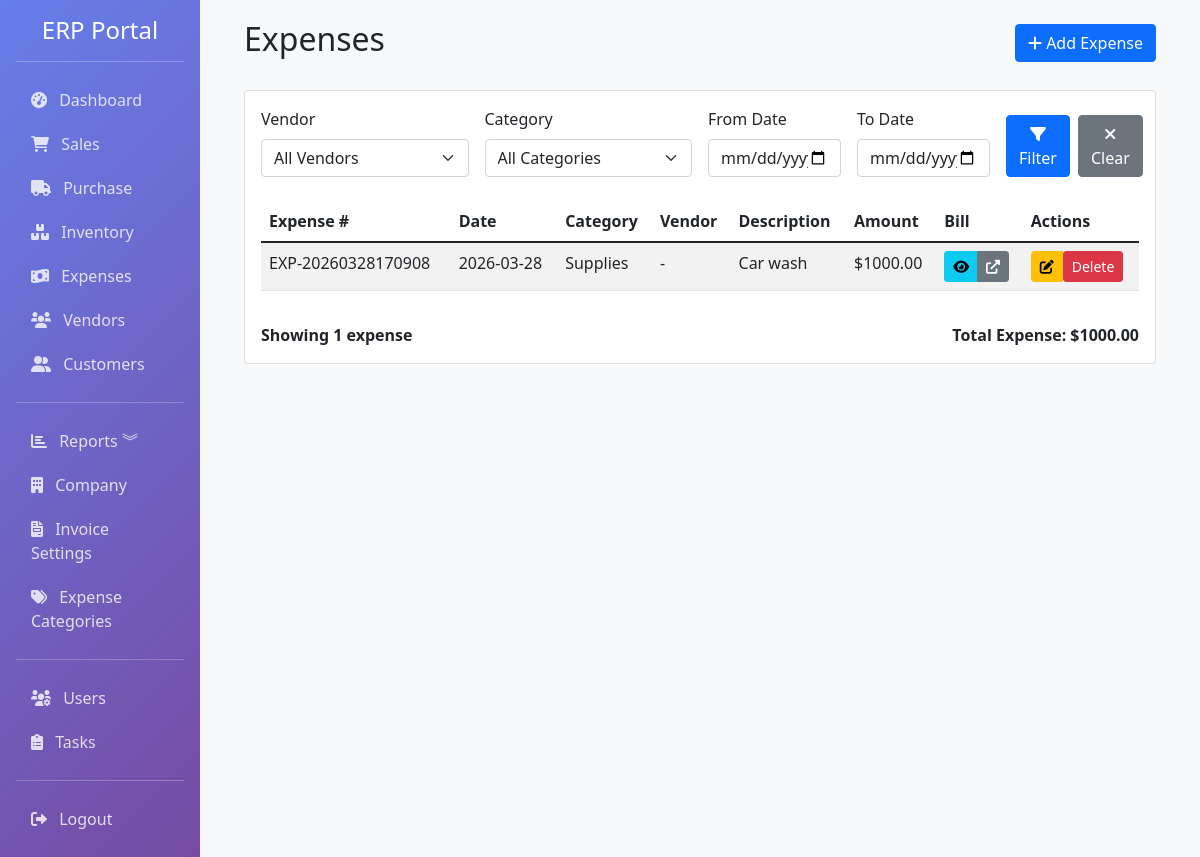
/accounting/expenses (signed in), run on the app's committed database.
### app/models.py (models this page shows, shortened)
class Expense(db.Model):
    __tablename__ = 'expenses'
    id = db.Column(db.Integer, primary_key=True)
    expense_number = db.Column(db.String(50), unique=True, index=True)
    date = db.Column(db.DateTime, default=datetime.utcnow, index=True)
    category_id = db.Column(db.Integer, db.ForeignKey('expense_categories.id'), index=True)
    vendor_id = db.Column(db.Integer, db.ForeignKey('vendors.id'), index=True, nullable=True)
    description = db.Column(db.Text)
    amount = db.Column(db.Float, nullable=False)
    payment_method = db.Column(db.String(50))
    reference = db.Column(db.String(100))
    bill_image_path = db.Column(db.String(255))  # Path to bill image
    notes = db.Column(db.Text)
    created_by = db.Column(db.Integer, db.ForeignKey('users.id'))
    created_at = db.Column(db.DateTime, default=datetime.utcnow)
    vendor = db.relationship('Vendor', backref='expenses', lazy=True)

class ExpenseCategory(db.Model):
    __tablename__ = 'expense_categories'
    id = db.Column(db.Integer, primary_key=True)
    name = db.Column(db.String(100), nullable=False, unique=True, index=True)
    description = db.Column(db.Text)
    is_active = db.Column(db.Boolean, default=True)
    created_at = db.Column(db.DateTime, default=datetime.utcnow)
    expenses = db.relationship('Expense', backref='expense_category', lazy=True)

### app/routes/accounting.py (the view)
@bp.route('/expenses')
@login_required
def expenses():
    vendor_id = request.args.get('vendor_id', type=int)
    category_id = request.args.get('category_id', type=int)
    start_date = request.args.get('start_date')
    end_date = request.args.get('end_date')
    query = Expense.query
    if vendor_id:
        query = query.filter(Expense.vendor_id == vendor_id)
    if category_id:
        query = query.filter(Expense.category_id == category_id)
    if start_date:
        start_datetime = datetime.strptime(start_date, '%Y-%m-%d')
        query = query.filter(Expense.date >= start_datetime)
    if end_date:
        end_datetime = datetime.strptime(end_date, '%Y-%m-%d')
        end_datetime = end_datetime + timedelta(days=1)
        query = query.filter(Expense.date < end_datetime)
    expenses = query.order_by(Expense.date.desc()).all()
    total_expense = sum(e.amount for e in expenses)
    categories = ExpenseCategory.query.filter_by(is_active=True).order_by(ExpenseCategory.name).all()
    vendors = Vendor.query.filter_by(is_active=True).order_by(Vendor.name).all()
    return render_template('accounting/expenses.html',
                         expenses=expenses,
                         total_expense=total_expense,
                         categories=categories,
                         vendors=vendors,
                         selected_vendor=vendor_id,
                         selected_category=category_id,
                         selected_start_date=start_date,
                         selected_end_date=end_date)

### app/models.py (called while the page is built)
    @property
    def is_admin(self):
        return self.role == 'admin'

### app/templates/accounting/expenses.html (shortened to what this page needs)
{% extends "base.html" %}
{% block content %}
<div class="container-fluid">
    <div class="d-flex justify-content-between align-items-center mb-4">
        <h2>Expenses</h2>
        <a href="{{ url_for('accounting.add_expense') }}" class="btn btn-primary"><i class="fas fa-plus"></i> Add Expense</a>
    </div>
    <div class="card">
        <div class="card-body">
            <form method="GET" class="row g-3 mb-4">
                <div class="col-md-3">
                    <label for="vendor_id" class="form-label">Vendor</label>
                    <select name="vendor_id" id="vendor_id" class="form-select">
                        <option value="">All Vendors</option>
                    </select>
                </div>
                <div class="col-md-3">
                    <label for="category_id" class="form-label">Category</label>
                    <select name="category_id" id="category_id" class="form-select">
                        <option value="">All Categories</option>
                    </select>
                </div>
                <div class="col-md-2">
                    <label for="start_date" class="form-label">From Date</label>
                    <input type="date" name="start_date" id="start_date" class="form-control" value="{{ selected_start_date or '' }}">
                </div>
                <div class="col-md-2">
                    <label for="end_date" class="form-label">To Date</label>
                    <input type="date" name="end_date" id="end_date" class="form-control" value="{{ selected_end_date or '' }}">
                </div>
                <div class="col-md-2 d-flex align-items-end">
                    <button type="submit" class="btn btn-primary me-2"><i class="fas fa-filter"></i> Filter</button>
                    <a href="{{ url_for('accounting.expenses') }}" class="btn btn-secondary"><i class="fas fa-times"></i> Clear</a>
                </div>
            </form>
            <div class="table-responsive">
                <table class="table table-striped">
                    <thead>
                        <tr>
                            <th>Expense #</th>
                            <th>Date</th>
                            <th>Category</th>
                            <th>Vendor</th>
                            <th>Description</th>
                            <th>Amount</th>
                            <th>Bill</th>
                            <th>Actions</th>
                        </tr>
                    </thead>
                    <tbody>
                        {% for exp in expenses %}
                        <tr>
                            <td>{{ exp.expense_number }}</td>
                            <td>{{ exp.date.strftime('%Y-%m-%d') }}</td>
                            <td>{{ exp.expense_category.name if exp.expense_category else 'N/A' }}</td>
                            <td>{{ exp.vendor.name if exp.vendor else '-' }}</td>
                            <td>{{ exp.description or '-' }}</td>
                            <td>${{ '%.2f'|format(exp.amount) }}</td>
                            <td>
                                {% if exp.bill_image_path %}
                                <div class="btn-group" role="group">
                                    <button type="button" class="btn btn-sm btn-info" data-bs-toggle="modal" data-bs-target="#billModal{{ exp.id }}" title="Preview Bill">
                                        <i class="fas fa-eye"></i>
                                    </button>
                                    <a href="{{ url_for('static', filename=exp.bill_image_path.replace('app/static/', '')) }}"
                                       target="_blank" class="btn btn-sm btn-secondary" title="View Full Bill">
                                        <i class="fas fa-external-link-alt"></i>
                                    </a>
                                </div>
                                {% else %}
                                -
                                {% endif %}
                            </td>
                            <td>
                                <div class="btn-group" role="group">
                                    <a href="{{ url_for('accounting.edit_expense', id=exp.id) }}" class="btn btn-sm btn-warning" title="Edit">
                                        <i class="fas fa-edit"></i>
                                    </a>
                                    <form method="POST" action="{{ url_for('accounting.delete_expense', id=exp.id) }}" style="display:inline;" onsubmit="return confirm('Delete this expense?');">
                                        <button type="submit" class="btn btn-sm btn-danger" title="Delete">Delete</button>
                                    </form>
                                </div>
                            </td>
                        </tr>
                        {% endfor %}
                    </tbody>
                </table>
            </div>
            <div class="mt-3">
                <div class="row">
                    <div class="col-md-6">
                        <strong>Showing {{ expenses|length }} expense{{ 's' if expenses|length != 1 else '' }}</strong>
                    </div>
                    <div class="col-md-6 text-end">
                        <strong>Total Expense: ${{ '%.2f'|format(total_expense) }}</strong>
                    </div>
                </div>
            </div>
        </div>
    </div>
</div>
{% endblock %}

### data on the page
Expense: expense_number "EXP-20260328170908", date "2026-03-28", expense_category "Supplies", vendor "-", description "Car wash", amount "1000.00"

### other printed values
{{ expenses|length }} "1"
{{ '%.2f'|format(total_expense) }} "1000.00"
